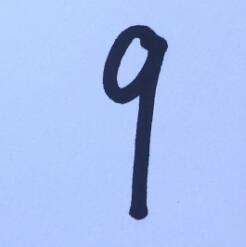
#> input picture pytorch手写数字识别入门到实战/手写数字识别02/number0/09.jpg, 246 x 247 px, found by its file name
$ python '图像预处理.py'
#> lines starting #> are read from the running program, lines starting #| are printed output that depends on the picture; after the words box and inside, x2 and y2 are one past the last pixel; in counts of white or black regions, pixels touching at a corner belong together
import cv2 as cv

src = cv.imread('09.jpg')
#> src is the input picture: shape (247, 246, 3); mean B, G, R 239.7, 190.1, 168.7
gray = cv.cvtColor(src, cv.COLOR_BGR2GRAY)
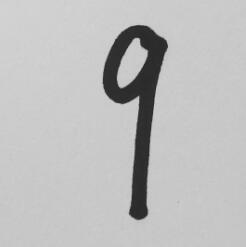
#> gray: shape (247, 246); min 27, max 217, mean 189.4
ret,binary = cv.threshold(gray, 0, 255,cv.THRESH_BINARY_INV|cv.THRESH_OTSU)
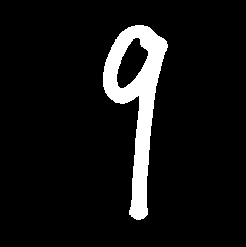
#> binary: shape (247, 246); 7.7% white; 1 white region, box (x1, y1, x2, y2) and area: (103, 25, 168, 220) 4702
#> ret = 125
cv.imwrite('new09.jpg',binary)

$ run again, with pytorch手写数字识别入门到实战/手写数字识别02/number0/04.jpg copied over pytorch手写数字识别入门到实战/手写数字识别02/number0/09.jpg
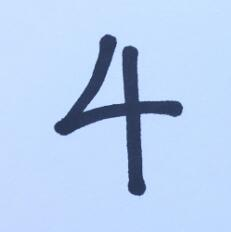
#> input picture pytorch手写数字识别入门到实战/手写数字识别02/number0/04.jpg, 231 x 232 px, found by its file name
#> src is the input picture: shape (232, 231, 3); mean B, G, R 239.2, 207, 183.9
#> `gray = cv.cvtColor(src, cv.COLOR_BGR2GRAY)`:
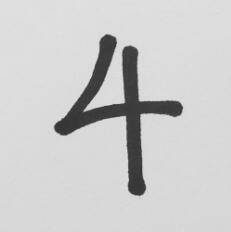
#> gray: shape (232, 231); min 35, max 236, mean 203.8
#> `ret,binary = cv.threshold(gray, 0, 255,cv.THRESH_BINARY_INV|cv.THRESH_..`:
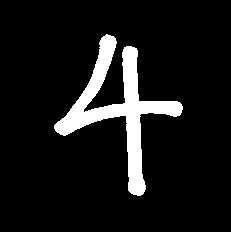
#> binary: shape (232, 231); 9.2% white; 1 white region, box (x1, y1, x2, y2) and area: (54, 34, 183, 196) 4912
#> ret = 141

$ run again, with pytorch手写数字识别入门到实战/手写数字识别02/number0/07.jpg copied over pytorch手写数字识别入门到实战/手写数字识别02/number0/09.jpg
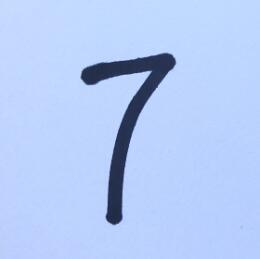
#> input picture pytorch手写数字识别入门到实战/手写数字识别02/number0/07.jpg, 260 x 259 px, found by its file name
#> src is the input picture: shape (259, 260, 3); mean B, G, R 244.5, 202.7, 180.4
#> `gray = cv.cvtColor(src, cv.COLOR_BGR2GRAY)`:
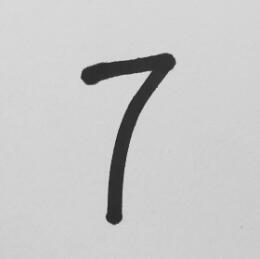
#> gray: shape (259, 260); min 29, max 227, mean 200.8
#> `ret,binary = cv.threshold(gray, 0, 255,cv.THRESH_BINARY_INV|cv.THRESH_..`:
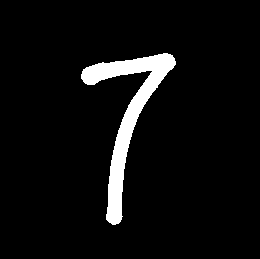
#> binary: shape (259, 260); 5.6% white; 1 white region, box (x1, y1, x2, y2) and area: (81, 53, 176, 225) 3781
#> ret = 131

$ run again, with pytorch手写数字识别入门到实战/手写数字识别02/number0/08.jpg copied over pytorch手写数字识别入门到实战/手写数字识别02/number0/09.jpg
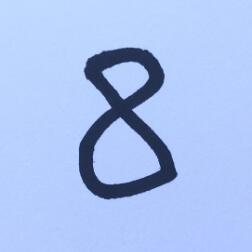
#> input picture pytorch手写数字识别入门到实战/手写数字识别02/number0/08.jpg, 252 x 252 px, found by its file name
#> src is the input picture: shape (252, 252, 3); mean B, G, R 237.6, 192.1, 169.3
#> `gray = cv.cvtColor(src, cv.COLOR_BGR2GRAY)`:
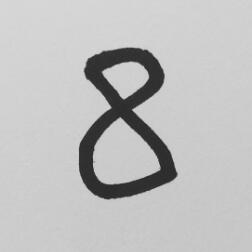
#> gray: shape (252, 252); min 27, max 221, mean 190.4
#> `ret,binary = cv.threshold(gray, 0, 255,cv.THRESH_BINARY_INV|cv.THRESH_..`:
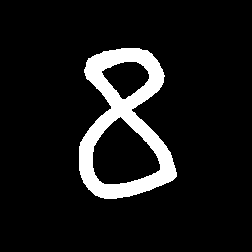
#> binary: shape (252, 252); 9.4% white; 1 white region, box (x1, y1, x2, y2) and area: (79, 48, 177, 199) 5956
#> ret = 128
